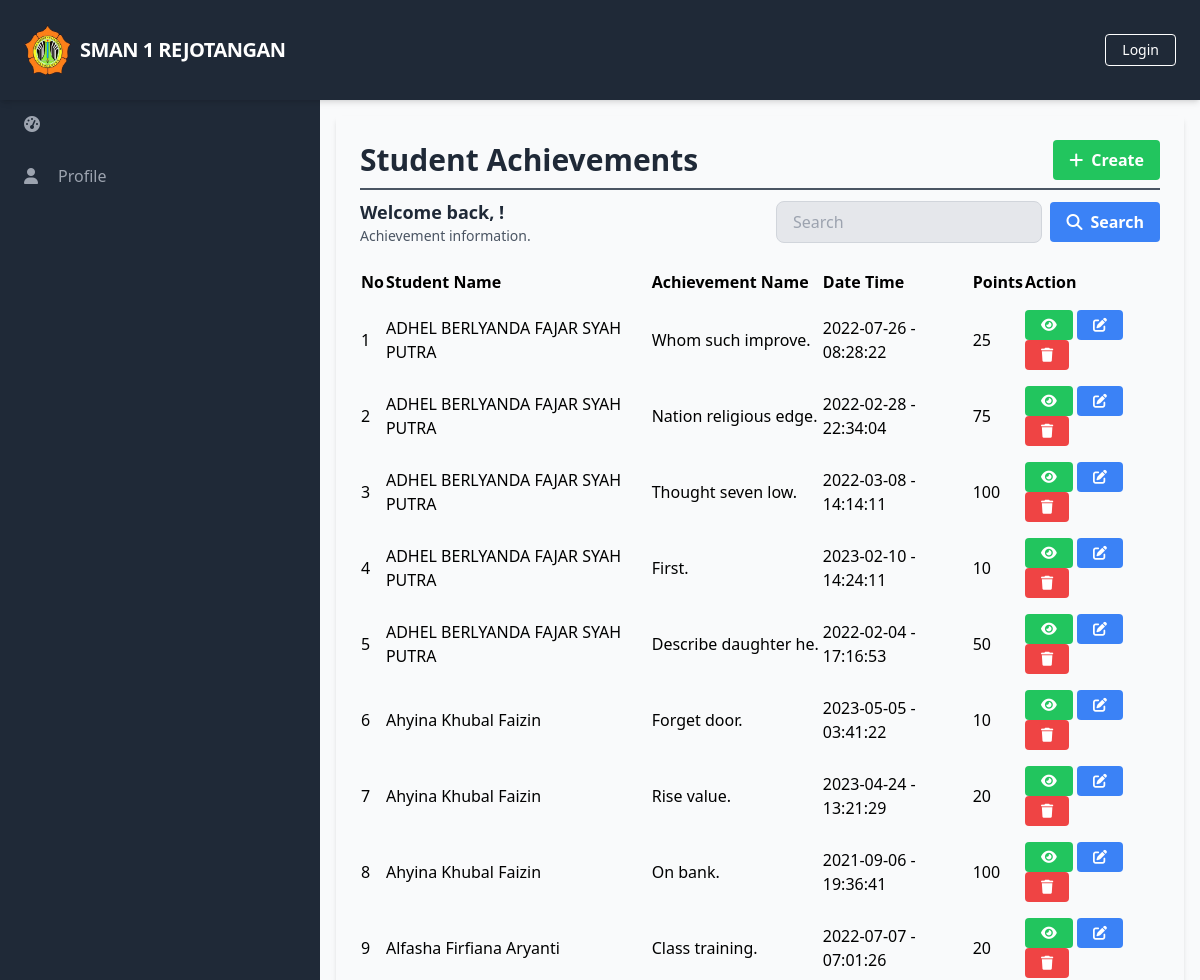
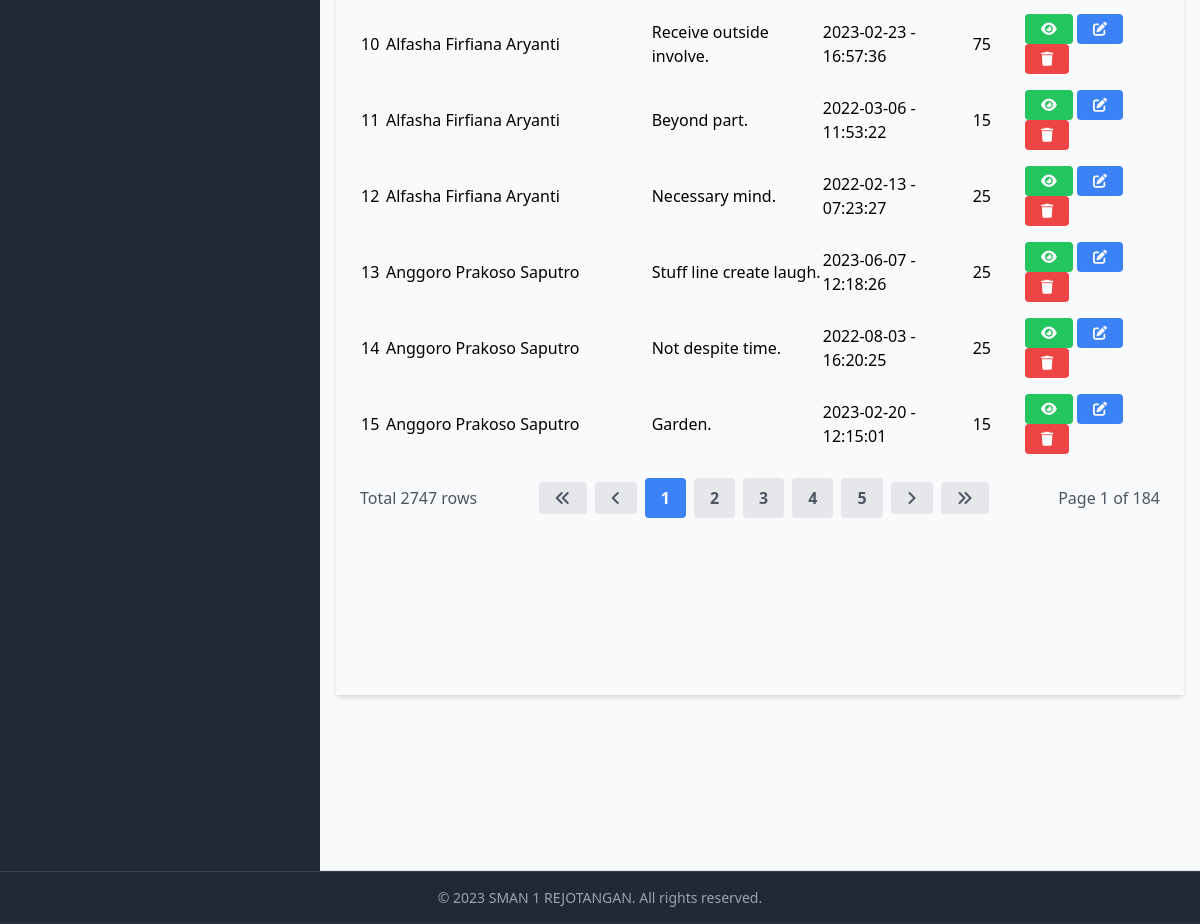
Screenshot of /manage_student_achievements/manage_student_achievements_list.php with the database file from the repository (2 pictures, top to bottom).
### tables this page shows
CREATE TABLE `StudentAchievements` (
  `StudentAchievementID` int(11) NOT NULL,
  `StudentID` int(11) DEFAULT NULL,
  `AchievementID` int(11) DEFAULT NULL,
  `Date` date DEFAULT NULL,
  `Time` time DEFAULT NULL,
  `AchievementName` varchar(255) NOT NULL,
  `Organizer` varchar(255) DEFAULT NULL,
  `Rank` varchar(255) DEFAULT NULL,
  `Details` text DEFAULT NULL,
  `CreatedAt` datetime DEFAULT NULL,
  `UpdatedAt` datetime DEFAULT NULL
);

CREATE TABLE `Users` (
  `UserID` int(11) NOT NULL,
  `Username` varchar(50) NOT NULL,
  `Password` varchar(255) NOT NULL,
  `Email` varchar(100) NOT NULL,
  `FullName` varchar(100) DEFAULT NULL,
  `DateOfBirth` date DEFAULT NULL,
  `Gender` varchar(10) DEFAULT NULL,
  `Address` text DEFAULT NULL,
  `PhoneNumber` varchar(20) DEFAULT NULL,
  `RoleID` int(11) DEFAULT NULL,
  `AccountCreationDate` timestamp NOT NULL DEFAULT current_timestamp() ON UPDATE current_timestamp(),
  `LastLogin` datetime DEFAULT NULL,
  `AccountStatus` varchar(20) DEFAULT NULL,
  `ProfilePictureURL` varchar(255) DEFAULT NULL,
  `ActivationStatus` varchar(20) DEFAULT NULL
);

CREATE TABLE `MasterAchievements` (
  `AchievementID` int(11) NOT NULL,
  `AchievementType` varchar(255) NOT NULL,
  `AchievementName` varchar(255) NOT NULL,
  `Points` int(11) NOT NULL
);

### database/connection.php (called while the page is built, shortened)
<?php
$baseUrl = "http://localhost/final_project_imam_2023/";

### public/manage_student_achievements/manage_student_achievements_list.php (the view, shortened to what this page needs)
<?php
require_once('../../database/connection.php');
?>
<?php include_once('../components/header.php'); ?>
<div class="h-screen flex flex-col">
    <?php include('../components/navbar.php'); ?>
    <div class="flex-grow bg-gray-50 flex flex-row shadow-md">
        <?php include('../components/sidebar.php'); ?>
        <main class="bg-gray-50 flex flex-col flex-1 overflow-y-scroll h-screen flex-shrink-0 sc-hide pb-40">
            <div class="flex items-start justify-start p-6 shadow-md m-4 flex-1 flex-col">
                <div class="flex flex-row justify-between items-center w-full border-b-2 border-gray-600 mb-2 pb-2">
                    <h1 class="text-3xl text-gray-800 font-semibold w-full">Student Achievements</h1>
                    <div class="flex flex-row justify-end items-center">
                        <a href="<?php echo $baseUrl; ?>public/manage_student_achievements/manage_student_achievements_create.php" class="bg-green-500 hover-bg-green-700 text-white font-bold py-2 px-4 rounded inline-flex items-center">
                            <i class="fas fa-plus mr-2"></i>
                            <span>Create</span>
                        </a>
                    </div>
                </div>
                <div class="flex flex-col w-full">
                    <div class="flex flex-row justify-between items-center w-full mb-2 pb-2">
                        <div>
                            <h2 class="text-lg text-gray-800 font-semibold">Welcome back, <?php echo $_SESSION['FullName']; ?>!</h2>
                            <p class="text-gray-600 text-sm">Achievement information.</p>
                        </div>
                        <form class="flex items-center justify-end space-x-2 w-96">
                            <input type="text" name="search" class="bg-gray-200 focus-bg-white focus-outline-none border border-gray-300 rounded-lg py-2 px-4 block w-full appearance-none leading-normal" placeholder="Search" value="<?php echo isset($_GET['search']) ? $_GET['search'] : ''; ?>">
                            <button type="submit" class="bg-blue-500 hover-bg-blue-700 text-white font-bold py-2 px-4 rounded space-x-2 inline-flex items-center">
                                <i class="fas fa-search"></i>
                                <span>Search</span>
                            </button>
                        </form>
                    </div>
                    <table class="min-w-full">
                        <thead>
                            <tr>
                                <th class="text-left py-2">No</th>
                                <th class="text-left py-2">Student Name</th>
                                <th class="text-left py-2">Achievement Name</th>
                                <th class="text-left py-2">Date Time</th>
                                <th class="text-left py-2">Points</th>
                                <th class="text-left py-2">Action</th>
                            </tr>
                        </thead>
                        <tbody>
                            <?php
                            $searchTerm = isset($_GET['search']) ? $_GET['search'] : '';
                            $page = isset($_GET['page']) ? $_GET['page'] : 1;
                            $query = "SELECT sa.*, u.FullName AS StudentName, ma.Points, ma.AchievementType, ma.AchievementName AS MasterAchievementName
                                FROM StudentAchievements sa
                                JOIN Students s ON sa.StudentID = s.StudentID
                                JOIN Users u ON s.UserID = u.UserID
                                JOIN MasterAchievements ma ON sa.AchievementID = ma.AchievementID
                                WHERE sa.AchievementName LIKE '%$searchTerm%'
                                    OR u.FullName LIKE '%$searchTerm%'
                                LIMIT 15 OFFSET " . ($page - 1) * 15;
                            $result = $conn->query($query);
                            $queryCount = "SELECT COUNT(*) AS count
                                    FROM StudentAchievements sa
                                    JOIN Students s ON sa.StudentID = s.StudentID
                                    JOIN Users u ON s.UserID = u.UserID
                                    JOIN MasterAchievements ma ON sa.AchievementID = ma.AchievementID
                                    WHERE sa.AchievementName LIKE '%$searchTerm%'
                                        OR u.FullName LIKE '%$searchTerm%'";
                            $resultCount = $conn->query($queryCount);
                            $rowCount = $resultCount->fetch_assoc()['count'];
                            $totalPage = ceil($rowCount / 15);
                            $no = 1;
                            while ($row = $result->fetch_assoc()) {
                            ?>
                                <tr>
                                    <td class="py-2"><?php echo $no++; ?></td>
                                    <td class="py-2"><?php echo $row['StudentName']; ?></td>
                                    <td class="py-2"><?php echo $row['AchievementName']; ?></td>
                                    <td class="py-2"><?php echo $row['Date']; ?> - <?php echo $row['Time']; ?></td>
                                    <td class="py-2"><?php echo $row['Points']; ?></td>
                                    <td class='py-2'>
                                        <a href="<?php echo $baseUrl; ?>public/manage_student_achievements/manage_student_achievements_detail.php?id=<?php echo $row['StudentAchievementID'] ?>" class='bg-green-500 hover-bg-green-700 text-white font-bold py-2 px-4 rounded inline-flex items-center text-sm'>
                                            <i class='fas fa-eye'></i>
                                        </a>
                                        <a href="<?php echo $baseUrl; ?>public/manage_student_achievements/manage_student_achievements_update.php?id=<?php echo $row['StudentAchievementID'] ?>" class='bg-blue-500 hover-bg-blue-700 text-white font-bold py-2 px-4 rounded inline-flex items-center text-sm'>
                                            <i class='fas fa-edit'></i>
                                        </a>
                                        <a href="#" onclick="confirmDelete(<?php echo $row['StudentAchievementID']; ?>)" class='bg-red-500 hover-bg-red-700 text-white font-bold py-2 px-4 rounded inline-flex items-center text-sm'>
                                            <i class='fas fa-trash'></i>
                                        </a>
                                    </td>
                                </tr>
                            <?php
                            }
                            ?>
                        </tbody>
                    </table>
                    <div class="flex flex-row justify-between items-center w-full mt-4">
                        <div class="flex flex-row justify-start items-center">
                            <span class="text-gray-600">Total <?php echo $rowCount; ?> rows</span>
                        </div>
                        <div class="flex flex-row justify-end items-center space-x-2">
                            <a href="?page=1&search=<?php echo $searchTerm; ?>" class="bg-gray-200 hover-bg-gray-300 text-gray-600 font-bold py-2 px-4 rounded inline-flex items-center">
                                <i class="fas fa-angle-double-left"></i>
                            </a>
                            <a href="?page=<?php if ($page == 1) {
                                                echo $page;
                                            } else {
                                                echo $page - 1;
                                            } ?>&search=<?php echo $searchTerm; ?>" class="bg-gray-200 hover-bg-gray-300 text-gray-600 font-bold py-2 px-4 rounded inline-flex items-center">
                                <i class="fas fa-angle-left"></i>
                            </a>
                            <?php
                            $startPage = $page - 2;
                            $endPage = $page + 2;
                            if ($startPage < 1) {
                                $endPage += abs($startPage) + 1;
                                $startPage = 1;
                            }
                            for ($i = $startPage; $i <= $endPage; $i++) {
                                if ($i == $page) {
                                    echo "<a href='?page=$i&search=$searchTerm' class='bg-blue-500 hover-bg-blue-700 text-white font-bold py-2 px-4 rounded inline-flex items-center'>$i</a>";
                                } else {
                                    echo "<a href='?page=$i&search=$searchTerm' class='bg-gray-200 hover-bg-gray-300 text-gray-600 font-bold py-2 px-4 rounded inline-flex items-center'>$i</a>";
                                }
                            }
                            ?>
                            <a href="?page=<?php if ($page == $totalPage) {
                                                echo $page;
                                            } else {
                                                echo $page + 1;
                                            } ?>&search=<?php echo $searchTerm; ?>" class="bg-gray-200 hover-bg-gray-300 text-gray-600 font-bold py-2 px-4 rounded inline-flex items-center">
                                <i class="fas fa-angle-right"></i>
                            </a>
                            <a href="?page=<?php echo $totalPage; ?>&search=<?php echo $searchTerm; ?>" class="bg-gray-200 hover-bg-gray-300 text-gray-600 font-bold py-2 px-4 rounded inline-flex items-center">
                                <i class="fas fa-angle-double-right"></i>
                            </a>
                        </div>
                        <div class="flex flex-row justify-end items-center ml-2">
                            <span class="text-gray-600">Page <?php echo $page; ?> of <?php echo $totalPage; ?></span>
                        </div>
                    </div>
                </div>
        </main>
    </div>
    <?php include('../components/footer.php'); ?>
</div>
</body>
</html>

### rows the page displays
studentachievements: users.FullName "ADHEL BERLYANDA FAJAR SYAH PUTRA", AchievementName "Whom such improve.", Date "2022-07-26", Time "08:28:22", AchievementID.Points "25"
studentachievements: users.FullName "ADHEL BERLYANDA FAJAR SYAH PUTRA", AchievementName "Nation religious edge.", Date "2022-02-28", Time "22:34:04", AchievementID.Points "75"
studentachievements: users.FullName "ADHEL BERLYANDA FAJAR SYAH PUTRA", AchievementName "Thought seven low.", Date "2022-03-08", Time "14:14:11", AchievementID.Points "100"
studentachievements: users.FullName "ADHEL BERLYANDA FAJAR SYAH PUTRA", AchievementName "First.", Date "2023-02-10", Time "14:24:11", AchievementID.Points "10"
studentachievements: users.FullName "ADHEL BERLYANDA FAJAR SYAH PUTRA", AchievementName "Describe daughter he.", Date "2022-02-04", Time "17:16:53", AchievementID.Points "50"
studentachievements: users.FullName "Ahyina Khubal Faizin", AchievementName "Forget door.", Date "2023-05-05", Time "03:41:22", AchievementID.Points "10"
studentachievements: users.FullName "Ahyina Khubal Faizin", AchievementName "Rise value.", Date "2023-04-24", Time "13:21:29", AchievementID.Points "20"
studentachievements: users.FullName "Ahyina Khubal Faizin", AchievementName "On bank.", Date "2021-09-06", Time "19:36:41", AchievementID.Points "100"
studentachievements: users.FullName "Alfasha Firfiana Aryanti", AchievementName "Class training.", Date "2022-07-07", Time "07:01:26", AchievementID.Points "20"
studentachievements: users.FullName "Alfasha Firfiana Aryanti", AchievementName "Receive outside involve.", Date "2023-02-23", Time "16:57:36", AchievementID.Points "75"
studentachievements: users.FullName "Alfasha Firfiana Aryanti", AchievementName "Beyond part.", Date "2022-03-06", Time "11:53:22", AchievementID.Points "15"
studentachievements: users.FullName "Alfasha Firfiana Aryanti", AchievementName "Necessary mind.", Date "2022-02-13", Time "07:23:27", AchievementID.Points "25"
studentachievements: users.FullName "Anggoro Prakoso Saputro", AchievementName "Stuff line create laugh.", Date "2023-06-07", Time "12:18:26", AchievementID.Points "25"
studentachievements: users.FullName "Anggoro Prakoso Saputro", AchievementName "Not despite time.", Date "2022-08-03", Time "16:20:25", AchievementID.Points "25"
studentachievements: users.FullName "Anggoro Prakoso Saputro", AchievementName "Garden.", Date "2023-02-20", Time "12:15:01", AchievementID.Points "15"

### other values shown
$baseTitle "SMAN 1 REJOTANGAN"
$rowCount "2747"
$page "1"
$totalPage "184"
